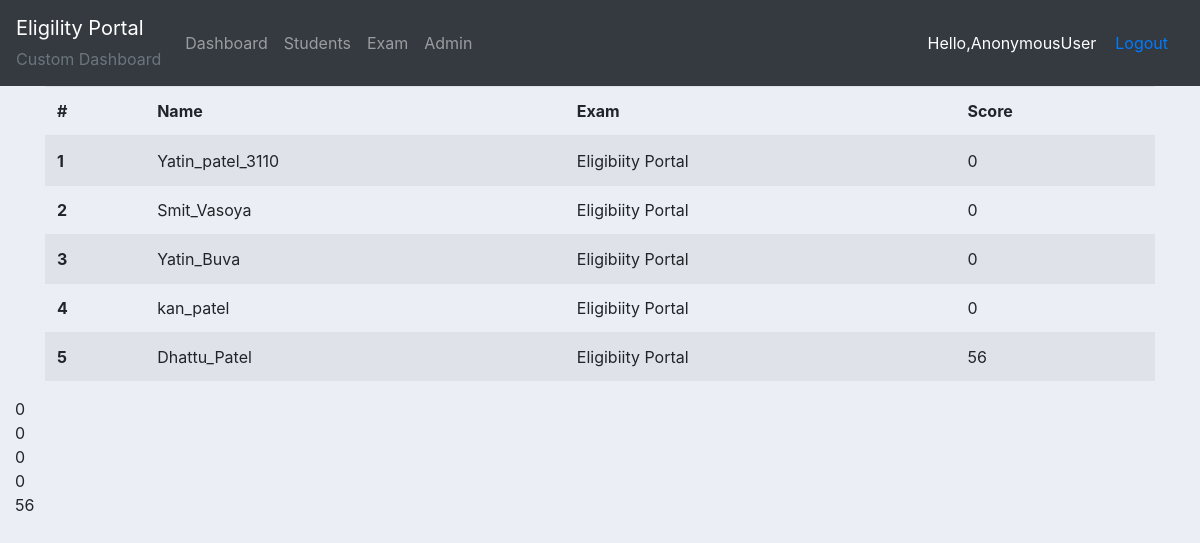
The app's page /adminapp/studentrecords/1/1, older data.
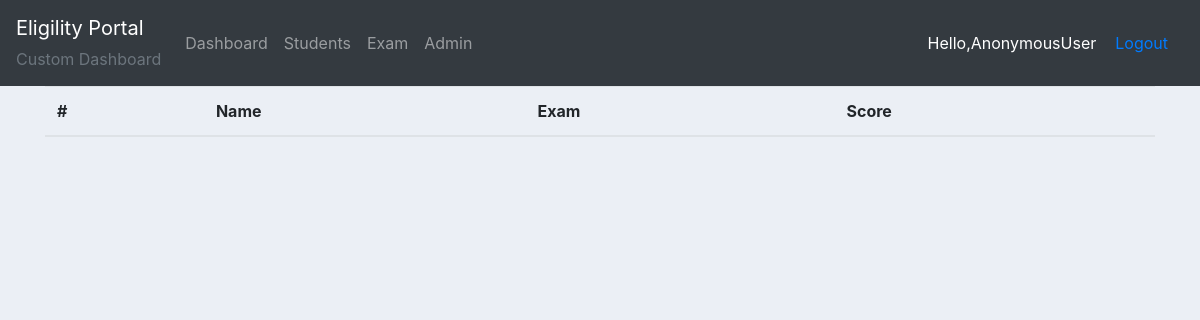
The same page, newer data.
### exam/models.py (models this page shows)
class Student(models.Model):
    user = models.OneToOneField(User, on_delete=models.CASCADE)
    college = models.ForeignKey(College, on_delete=models.CASCADE, related_name='college')
    roll_no = models.CharField(max_length=15)

class Exam(models.Model):
    exam_name = models.CharField(max_length=100)
    college = models.ForeignKey(College, on_delete=models.CASCADE, related_name='exam')
    def __str__(self):
        return self.exam_name

### adminapp/views.py (the view)
# urls.py: path('studentrecords/<int:exam_id>/<int:college_id>', views.studentrecord, name="studentrecords"),
def studentrecord(request,exam_id, college_id):
    students = Student.objects.filter(college=college_id)
    exam = Exam.objects.get(id=exam_id)
    score_list = []
    for student in students:
        score = 0
        records = Record.objects.filter(exam_id=exam_id,student_id=student.user.id).exclude(answer='N')
        for record in records:
            question = Question.objects.get(id=record.question_id)
            if question.answer == record.answer:
                score += 2
        score_list.append(score)
    context={'students':students, 'score_list':score_list, 'exam':exam}
    return render(request, 'adminapp/studentrecord.html', context)

### adminapp/templates/adminapp/studentrecord.html
{% extends 'adminapp/main.html' %}
{% block content %}
<div class="container">
    <table class="table table-striped">
        <thead>
          <tr>
            <th scope="col">#</th>
            <th scope="col">Name</th>
            <th scope="col">Exam</th>
            <th scope="col">Score</th>
          </tr>
        </thead>
        <tbody>
            {% for student in students %}
                <tr>
                    <th scope="row">{{ forloop.counter }}</th>
                    <td>{{student.user.username}}</td>
                    <td>{{exam}}</td>
                    {% for score in score_list %}
                        {% if forloop.parentloop.counter == forloop.counter %}
                        <td>{{score}}</td>
                        {% endif %}
                    {% endfor %}
                </tr>
            {% endfor %}
        </tbody>
      </table>
  </div>
  {% for score in score_list %}
  {{score}}<br>
  {% endfor %}
{% endblock content %}

Row changes from the older to the newer data that the page shows:
removed Student: user.username "Yatin_patel_3110", score_list "0"
no longer on this page (row unchanged): Exam: exam_name "Eligibiity Portal"
removed Student: user.username "Smit_Vasoya", score_list "0"
removed Student: user.username "Yatin_Buva", score_list "0"
removed Student: user.username "kan_patel", score_list "0"
removed Student: user.username "Dhattu_Patel", score_list "56"
Text that changed along with them:
list line gone: "0"
list line gone: "56"
